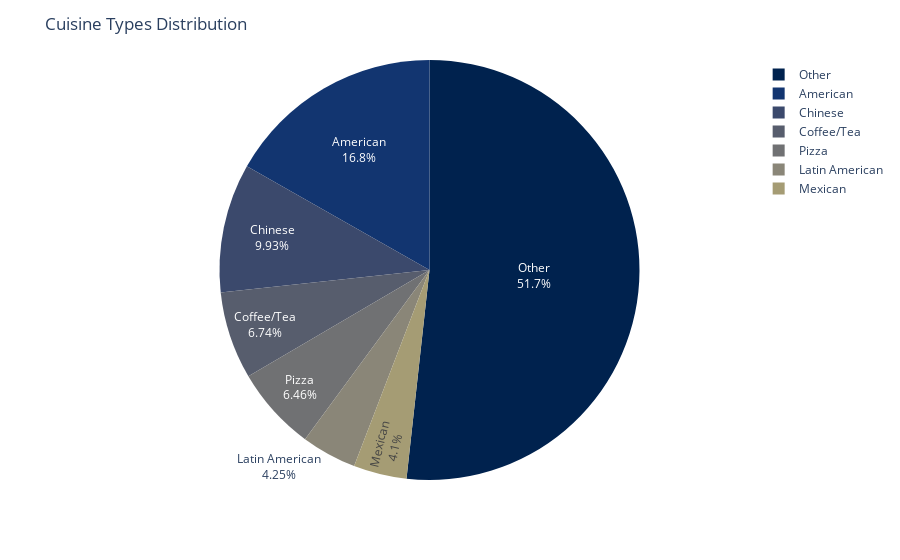

The notebook cell saved with this chart:
### Markdown cell above
**Takeaways**:

- Only 1 metric feature at the moment. 

- The mapping between `violation_code` and `critical_flag` is nearly deterministic — only one `violation_code` appears with both `Critical` and `Not Critical` labels. Including it may cause the model to overfit by memorizing codes rather than learning broader patterns. While violation codes are useful for rule-based insights, we **test two scenarios: with and without `violation_code`. If it's overly dominant, we'll prioritize the model without it for better generalization and to uncover patterns in other features**.

### Code cell
# check cuisine distribution
cuisine_counts = gdf['cuisine_description'].value_counts().reset_index(name='count')

fig = px.pie(
    cuisine_counts,
    values='count',
    names='cuisine_description',
    color_discrete_sequence=px.colors.sequential.Cividis
)
fig.update_traces(textinfo='percent+label')
fig.update_layout(title='Cuisine Types Distribution')
fig.show()

### Figure 1 — Plotly figure (JSON) as saved in the notebook; plotly's stock layout.template omitted (floating-point values rounded to 4 significant figures)
{"data": [{"domain": {"x": [0, 1], "y": [0, 1]}, "hovertemplate": "cuisine_description=%{label}<br>count=%{value}<extra></extra>", "labels": ["Other", "American", "Chinese", "Coffee/Tea", "Pizza", "Latin American", "Mexican"], "legendgroup": "", "name": "", "showlegend": true, "textinfo": "percent+label", "type": "pie", "values": [33266, 10787, 6381, 4333, 4151, 2735, 2633]}], "layout": {"legend": {"tracegroupgap": 0}, "margin": {"t": 60}, "piecolorway": ["#00224e", "#123570", "#3b496c", "#575d6d", "#707173", "#8a8678", "#a59c74", "#c3b369", "#e1cc55", "#fee838"], "title": {"text": "Cuisine Types Distribution"}}}
